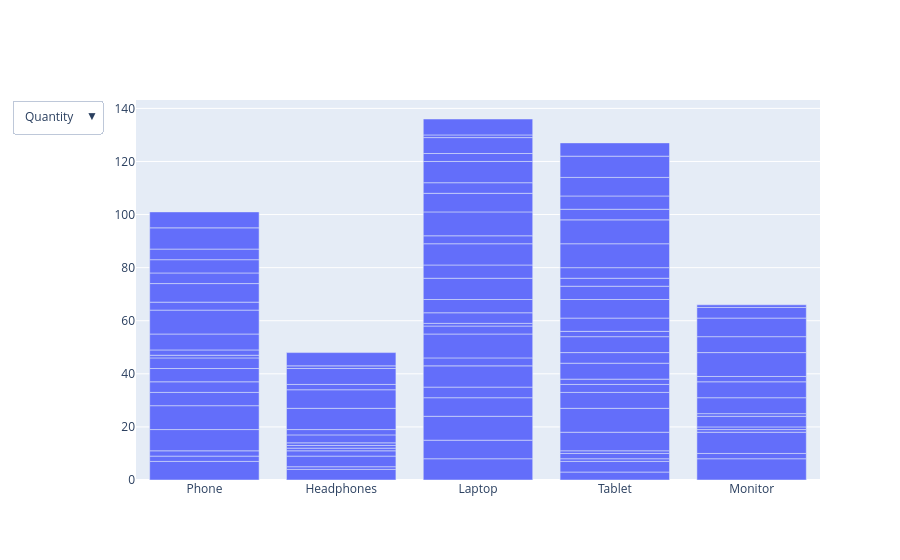

Notebook cell for this chart:
### Markdown cell above
# day-6

### Code cell
# Import Plotly Graph Objects for detailed and customizable plots
import plotly.graph_objects as go

# Create an empty figure
fig = go.Figure()

# -------------------- Add Quantity Bar Plot --------------------
# x = Product categories
# y = Quantity values
# name = label shown in legend
fig.add_trace(go.Bar(
    x=df['Product'],
    y=df['Quantity'],
    name='Quantity'
))

# -------------------- Add Sales Bar Plot (Hidden Initially) --------------------
# visible=False → this plot is hidden at first
fig.add_trace(go.Bar(
    x=df['Product'],
    y=df['Total_Sales'],
    name='Sales',
    visible=False
))

# -------------------- Add Dropdown Menu --------------------
# Allows user to switch between Quantity and Sales
fig.update_layout(
    updatemenus=[
        dict(
            buttons=[
                # Button 1 → Show Quantity, hide Sales
                dict(
                    label="Quantity",
                    method="update",
                    args=[{"visible": [True, False]}]
                ),

                # Button 2 → Show Sales, hide Quantity
                dict(
                    label="Sales",
                    method="update",
                    args=[{"visible": [False, True]}]
                ),
            ]
        )
    ]
)

# Display the interactive chart
fig.show()

### Figure 1 — Plotly figure (JSON) as saved in the notebook; plotly's stock layout.template omitted (floating-point values rounded to 4 significant figures)
{"data": [{"name": "Quantity", "type": "bar", "x": ["Phone", "Headphones", "Phone", "Headphones", "Laptop", "Laptop", "Laptop", "Laptop", "Tablet", "Laptop", "Monitor", "Phone", "Phone", "Headphones", "Headphones", "Phone", "Phone", "Tablet", "Tablet", "Laptop", "Laptop", "Tablet", "Laptop", "Headphones", "Monitor", "Laptop", "Tablet", "Tablet", "Headphones", "Tablet", "Tablet", "Phone", "Tablet", "Tablet", "Tablet", "Tablet", "Phone", "Monitor", "Monitor", "Phone", "Monitor", "Phone", "Tablet", "Monitor", "Phone", "Tablet", "Phone", "Monitor", "Laptop", "Laptop", "Phone", "Headphones", "Monitor", "Tablet", "Tablet", "Phone", "Monitor", "Monitor", "Laptop", "Headphones", "Tablet", "Laptop", "Monitor", "Laptop", "Phone", "Laptop", "Headphones", "Laptop", "Tablet", "Laptop", "Phone", "Headphones", "Headphones", "Tablet", "Monitor", "Phone", "Laptop", "Tablet", "Tablet", "Phone", "Laptop", "Headphones", "Laptop", "Phone", "Laptop", "Monitor", "Tablet", "Phone", "Laptop", "Monitor", "Laptop", "Tablet", "Headphones", "Laptop", "Tablet", "Tablet", "Headphones", "Tablet", "Monitor", "Headphones"], "y": [7, 4, 2, 1, 8, 7, 9, 7, 3, 4, 8, 2, 8, 4, 2, 9, 5, 4, 1, 8, 3, 2, 9, 1, 2, 3, 1, 7, 1, 9, 6, 4, 3, 2, 6, 4, 5, 8, 1, 4, 1, 1, 6, 4, 2, 2, 6, 1, 1, 4, 9, 1, 6, 5, 7, 3, 6, 2, 5, 3, 5, 8, 9, 5, 7, 8, 2, 3, 3, 9, 4, 8, 7, 4, 6, 5, 7, 9, 9, 4, 4, 2, 8, 8, 3, 7, 4, 6, 6, 4, 1, 5, 6, 6, 7, 8, 1, 5, 1, 5]}, {"name": "Sales", "type": "bar", "visible": false, "x": ["Phone", "Headphones", "Phone", "Headphones", "Laptop", "Laptop", "Laptop", "Laptop", "Tablet", "Laptop", "Monitor", "Phone", "Phone", "Headphones", "Headphones", "Phone", "Phone", "Tablet", "Tablet", "Laptop", "Laptop", "Tablet", "Laptop", "Headphones", "Monitor", "Laptop", "Tablet", "Tablet", "Headphones", "Tablet", "Tablet", "Phone", "Tablet", "Tablet", "Tablet", "Tablet", "Phone", "Monitor", "Monitor", "Phone", "Monitor", "Phone", "Tablet", "Monitor", "Phone", "Tablet", "Phone", "Monitor", "Laptop", "Laptop", "Phone", "Headphones", "Monitor", "Tablet", "Tablet", "Phone", "Monitor", "Monitor", "Laptop", "Headphones", "Tablet", "Laptop", "Monitor", "Laptop", "Phone", "Laptop", "Headphones", "Laptop", "Tablet", "Laptop", "Phone", "Headphones", "Headphones", "Tablet", "Monitor", "Phone", "Laptop", "Tablet", "Tablet", "Phone", "Laptop", "Headphones", "Laptop", "Phone", "Laptop", "Monitor", "Tablet", "Phone", "Laptop", "Monitor", "Laptop", "Tablet", "Headphones", "Laptop", "Tablet", "Tablet", "Headphones", "Tablet", "Monitor", "Headphones"], "y": [261100, 61624, 43492, 30895, 318680, 282940, 363870, 50834, 98373, 180092, 49280, 26466, 165240, 16780, 68894, 373932, 67440, 77288, 44045, 333992, 109554, 13426, 263475, 17838, 18382, 77844, 38298, 304465, 45467, 107118, 209400, 67988, 62088, 97204, 26034, 182060, 200885, 154048, 39924, 45976, 20083, 18616, 260100, 173712, 80488, 22064, 176994, 6720, 32297, 175392, 136440, 32524, 144960, 6540, 30387, 111405, 222330, 10544, 77375, 40872, 149200, 157288, 218016, 89620, 312564, 115048, 88974, 102909, 69687, 318762, 139372, 151712, 349510, 70048, 140286, 82980, 18221, 234990, 174825, 196404, 112392, 97538, 350888, 324144, 22365, 81137, 15356, 27468, 228222, 37932, 7148, 152655, 256878, 100002, 136549, 166160, 7647, 135980, 30717, 116880]}], "layout": {"updatemenus": [{"buttons": [{"args": [{"visible": [true, false]}], "label": "Quantity", "method": "update"}, {"args": [{"visible": [false, true]}], "label": "Sales", "method": "update"}]}]}}
